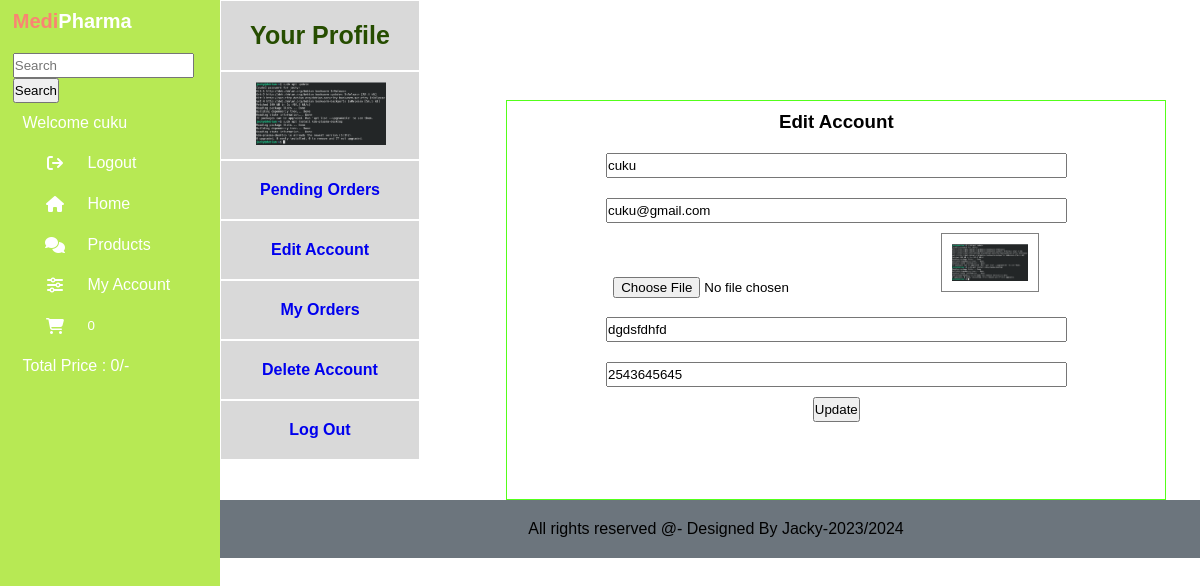
/users_area/profil.php?edit_account (signed in), run on the app's committed database.
### tables this page shows
CREATE TABLE `user_table` (
  `user_id` int(11) NOT NULL,
  `username` varchar(100) NOT NULL,
  `user_email` varchar(100) NOT NULL,
  `user_password` varchar(255) NOT NULL,
  `user_image` varchar(255) NOT NULL,
  `user_ip` varchar(100) NOT NULL,
  `user_address` varchar(255) NOT NULL,
  `user_mobile` varchar(20) NOT NULL
);

### users_area/edit_account.php (the view, shortened to what this page needs)
<?php
if(isset($_GET['edit_account'])){
    $user_session_name=$_SESSION['username'];
    $select_query="SELECT * FROM `user_table` WHERE username='$user_session_name'";
    $result_query=mysqli_query($con,$select_query);
    $row_fetch=mysqli_fetch_assoc($result_query);
    $username=$row_fetch['username'];
    $email_id=$row_fetch['user_email'];
    $user_address=$row_fetch['user_address'];
    $user_mobile=$row_fetch['user_mobile'];
}
?>
<!DOCTYPE html>
<html lang="en">
<head>
</head>
<body>
    <h3>Edit Account</h3>
    <form action="" method="post" enctype="multipart/form-data">
    <div class="edit_container">
        <input type="text" value="<?php echo  $username ?>" name="user_username">
    </div>
    <div class="edit_container">
        <input type="email" name="user_email" value="<?php echo  $email_id ?>">
    </div>
    <div>
        <input style="margin-right:15px; padding:30px; " type="file" name="user_image">
        <img class="image" src="./user_images/<?php echo $user_image ?>">
    </div>
    <div class="edit_container">
        <input type="text" name="user_address" value="<?php echo  $user_address ?>">
    </div>
    <div class="edit_container">
        <input type="text" name="user_mobile" value="<?php echo  $user_mobile ?>">
    </div>
    <input type="submit" value="Update" name="user_update">
    </form>
</body>
</html>

### users_area/profil.php (shortened to what this page needs)
<?php
include('../function/common_function.php');
?>
<!DOCTYPE html>
<html lang="en">
<head>
    <link rel="stylesheet" href="../styles.css">
    <link rel="stylesheet" href="https://cdnjs.cloudflare.com/ajax/libs/font-awesome/6.5.1/css/all.min.css" />
</head>
<body>
    <nav class="sidebar">
        <div class="logo">
            <h5>Medi<span>Pharma</span></h5>
        </div>
    <form action="../search_product.php" method="get">
        <input type="search" placeholder="Search" name="search_data">
        <input type="submit" value="Search" name="search_data_product">
    </form>
    <ul class="nav-links">
        <?php
         if(!isset($_SESSION['username'])){
            echo "<li>
            <a href='index.php'>
                <span>Hello Guest</span>
            </a>
        </li>";
        }else{
            echo "<li>
            <a href='#'>
                <span>Welcome ".$_SESSION['username']."</span>
            </a>
        </li>";
        }
        if(!isset($_SESSION['username'])){
            echo "<li>
            <a href='/users_area/user_login.php'>
                <i class='fa-solid fa-arrow-right-from-bracket'></i>
                <span>Login</span>
            </a>
        </li>";
        }else{
            echo "<li>
            <a href='/users_area/logout.php'>
                <i class='fa-solid fa-arrow-right-from-bracket'></i>
                <span>Logout</span>
            </a>
        </li>";
        }
        ?>
        <li>
            <a href="../index.php">
                <i class="fa-solid fa-house"></i>
                <span>Home</span>
            </a>
        </li>
        <li>
            <a href="../display_all.php">
                <i class="fa-solid fa-comments"></i>
                <span>Products</span>
                </a>
        </li>
        <li>
            <a href="profil.php">
                <i class="fa-solid fa-sliders"></i>
                <span>My Account</span>
                </a>
        </li>
        <li>
            <a href="../cart.php">
                <i class="fa-solid fa-cart-shopping"></i><sup><?php
                cart_item();?></sup>
            </a>
        </li>
        <li>
            <a href="#">
                <span>Total Price : <?php total_cart_price();?>/- </span>
            </a>
        </li>
    </ul>
</nav>
<div class="profil_container">
    <ul class="profil_menu">
        <li class="profil_title">
            <h4>Your Profile</h4>
        </li>
 <?php
$username= $_SESSION['username'];
$user_image="SELECT * FROM `user_table` WHERE username='$username'";
$user_image=mysqli_query($con,$user_image);
$row_image=mysqli_fetch_array($user_image);
$user_image=$row_image['user_image'];
echo "<li>
<img src='./user_images/$user_image'></li>";
?>
        <li>
        <a href="profil.php"><h4>Pending Orders</h4></a>
        </li>
        <li>
        <a href="profil.php?edit_account"><h4>Edit Account</h4></a>
        </li>
        <li>
            <a href="profil.php?my_orders"><h4>My Orders</h4></a>
        </li>
        <li>
            <a href="profil.php?delete_account"><h4>Delete Account</h4></a>
        </li>
        <li>
            <a href="logout.php"><h4>Log Out</h4></a>
        </li>
    </ul>
</div>
<div class="profil_container_sec">
<?php
if(isset($_GET['edit_account'])){
    include('edit_account.php');
}
?>
</div>
</body>
<?php
include("../includes/footer.php")
?>
<html>

### styles.css (style rules this page uses)
* { padding: 0; margin: 0; box-sizing: border-box; font-family: 'Poppins', sans-serif; }
.sidebar { position: fixed; top: 0; left: 0; width: 220px; height: 100vh; background-color: #b7e954; padding: 0.6rem 0.8rem; }
.logo h5 { color: #f98572; font-size: 20px; opacity: 1; }
.logo { margin-bottom: 20px; }
.logo h5 span { color: #fff; }
.nav-links { position: relative; width: 100%; display: flex; flex-direction: column; align-items: center; }
.nav-links li { position: relative; height: 15px; list-style-type: none; margin: 0.8em auto; width: 90%; }
.nav-links a { border-radius: 20px; height: 100%; width: 100%; color: white; display: flex; align-items: center; text-decoration: none; }
.nav-links li a i { min-width: 65px; text-align: center; height: 50px; border-radius: 12px; line-height: 50px; }

### users_area/profil.php (style rules this page uses)
.profil_container { margin-left: 220px; }
.profil_container ul { width: 110%; }
.profil_container li { border: 1px solid white; }
.profil_container_sec { border: #53ff1a 1px solid; width: 55%; margin-left: 100px; height: 400px; margin-top: 100px; text-align: center; }
.profil_container, .profil_container_sec { display: inline-block; vertical-align: top; }
img { width: 150px; margin-left: 25px; padding: 10px; }
a { text-decoration: none; }
h4 { margin-left: 0px; padding: 20px; text-align: center; transition: background-color 0.3s ease; }
.profil_menu { border: 1px black; background-color: #d9d9d9; }
.profil_title { pointer-events: none; color: #264d00; font-size: 25px; }

### users_area/edit_account.php (style rules this page uses)
.edit_container input { margin: 10px; width: 70%; }
input { height: 25px; }
h3 { padding: 10px; }
.image { width: 15%; margin-right:50px ; border: grey 1px solid; }

### data on the page
user_table: user_image (picture), user_username "cuku", user_email "cuku@gmail.com", user_address "dgdsfdhfd", user_mobile "2543645645"

### other printed values
$_SESSION['username'] "cuku"
$count_cart_items "0"
$total_price "0"
